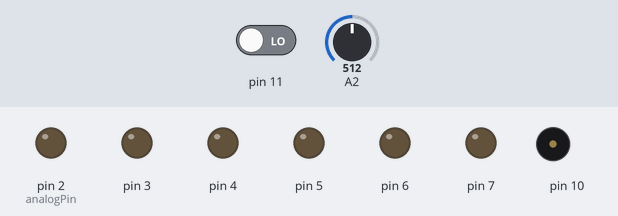
Bench run of a sketch on a simulated Arduino Uno, built with avr-gcc and run on an emulated ATmega328P. On the bench: output pins drawn as LEDs (lit = HIGH), buzzer (waves = sounding). Inputs (shaded band) come from the test bench; at power-on: pin 11 LOW, A2 = 512. Random numbers use the default seed unless the sketch sets one.

Above: at 1.2 s.
1.3 s: pin 11 driven HIGH
At 1.46 s:
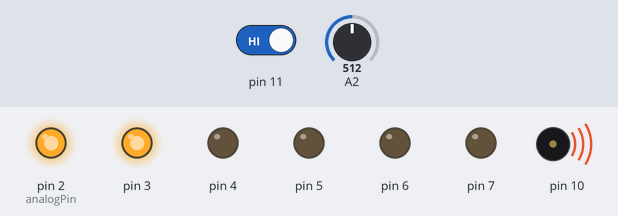
4.3 s: pin 11 driven LOW
At 5.5 s:
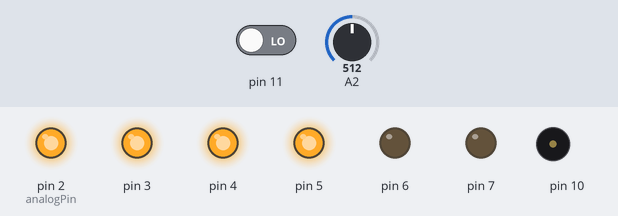
6.1 s: pin 11 driven HIGH
At 6.26 s:
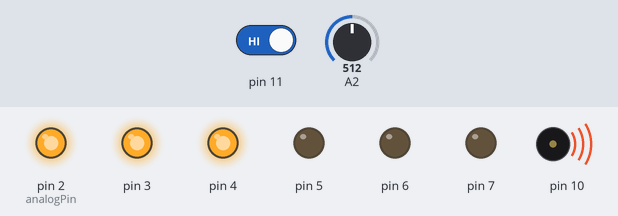
Timing chart, 0 to 18.1 s (numbered marks = the images above; inputs shaded):
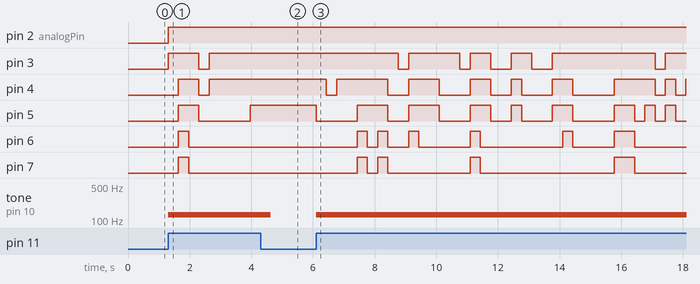

The sketch:

noppa_eeppisillaAaniEfekteilla.ino
```cpp
void setup() {
  // put your setup code here, to run once:
  int analogPin = 2;
  pinMode(11, INPUT);
  pinMode(2, OUTPUT);
  pinMode(3, OUTPUT);
  pinMode(4, OUTPUT);
  pinMode(5, OUTPUT);
  pinMode(6, OUTPUT);
  pinMode(7, OUTPUT);
  Serial.begin(9600);
}

void loop() {
  // put your main code here, to run repeatedly:
int val = 0;
int aanenKorkeus = analogRead (A2);
if (digitalRead(11) == HIGH)
{
  val = rand()%6;
  if (val == 0)
  {
    digitalWrite(2, HIGH);
    digitalWrite(3, LOW);
    digitalWrite(4, LOW);
    digitalWrite(5, LOW);
    digitalWrite(6, LOW);
    digitalWrite(7, LOW);
    tone(10, 65535 / aanenKorkeus);
    delay(333);
    noTone(10);
  }

  else if (val == 1)
  {
    digitalWrite(2, HIGH);
    digitalWrite(3, HIGH);
    digitalWrite(4, LOW);
    digitalWrite(5, LOW);
    digitalWrite(6, LOW);
    digitalWrite(7, LOW);
    tone(10, 65535 / aanenKorkeus);
    delay(333);
    noTone(10);
  }
    else if (val == 2)
  {
    digitalWrite(2, HIGH);
    digitalWrite(3, HIGH);
    digitalWrite(4, HIGH);
    digitalWrite(5, LOW);
    digitalWrite(6, LOW);
    digitalWrite(7, LOW);
    tone(10, 65535 / aanenKorkeus);
    delay(333);
    noTone(10);
  }
    else if (val == 3)
  {
    digitalWrite(2, HIGH);
    digitalWrite(3, HIGH);
    digitalWrite(4, HIGH);
    digitalWrite(5, HIGH);
    digitalWrite(6, LOW);
    digitalWrite(7, LOW);
    tone(10, 65535 / aanenKorkeus);
    delay(333);
    noTone(10);
  }
    else if (val == 4)
  {
    digitalWrite(2, HIGH);
    digitalWrite(3, HIGH);
    digitalWrite(4, HIGH);
    digitalWrite(5, HIGH);
    digitalWrite(6, HIGH);
    digitalWrite(7, LOW);
    tone(10, 65535 / aanenKorkeus);
    delay(333);
    noTone(10);
  }
    else if (val == 5)
  {
    digitalWrite(2, HIGH);
    digitalWrite(3, HIGH);
    digitalWrite(4, HIGH);
    digitalWrite(5, HIGH);
    digitalWrite(6, HIGH);
    digitalWrite(7, HIGH);
    tone(10, 65535 / aanenKorkeus);
    delay(333);
    noTone(10);
  }

}
}
```

Measured:
- after the input at 1.3 s, pin 2 (analogPin): LOW → HIGH at once; pin 3: LOW → HIGH at once, → LOW 1.0 s later, → HIGH 0.33 s later; pin 4: LOW → HIGH after 0.33 s, → LOW 0.67 s later, → HIGH 0.33 s later; pin 5: LOW → HIGH after 0.33 s, → LOW 0.67 s later, → HIGH 1.7 s later; pin 6, pin 7: LOW → HIGH after 0.33 s, → LOW 0.33 s later
- after the input at 4.3 s, tone on pin 10: 127 Hz → silent after 0.33 s
- after the input at 6.1 s, pin 3: HIGH → LOW after 2.7 s, → HIGH 0.33 s later, → LOW 1.7 s later, → HIGH 0.33 s later, … (10 changes in this stretch); pin 4: HIGH → LOW after 0.33 s, → HIGH 0.33 s later, → LOW 1.7 s later, → HIGH 0.67 s later, … (16 changes in this stretch)
